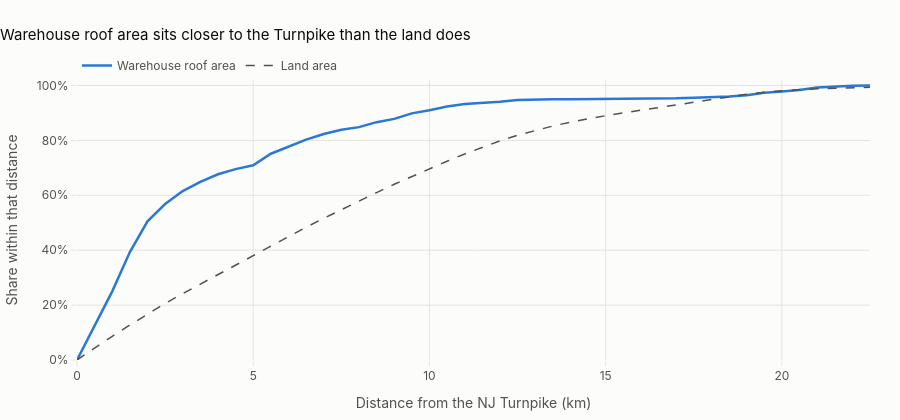

Notebook cell for this chart:
### Code cell
fig = go.Figure()
fig.add_scatter(x=d, y=roof_cum, name="Warehouse roof area", line=dict(color=BLUE, width=2.5))
fig.add_scatter(x=d, y=land_cum, name="Land area", line=dict(color=INK_2, width=1.5, dash="dash"))
fig.update_traces(hovertemplate="%{y:.0%}")
fig.update_xaxes(title="Distance from the NJ Turnpike (km)", range=[0, d.max()])
fig.update_yaxes(title="Share within that distance", tickformat=".0%", range=[0, 1.02])
fig.update_layout(title="Warehouse roof area sits closer to the Turnpike than the land does",
                  hovermode="x unified", height=420)
fig.show()

### Figure 1 — Plotly figure (JSON) as saved in the notebook; plotly's stock layout.template omitted (floating-point values rounded to 4 significant figures)
{"data": [{"hovertemplate": "%{y:.0%}", "line": {"color": "#2a78d6", "width": 2.5}, "name": "Warehouse roof area", "type": "scatter", "x": [0.0, 0.5, 1.0, 1.5, 2.0, 2.5, 3.0, 3.5, 4.0, 4.5, 5.0, 5.5, 6.0, 6.5, 7.0, 7.5, 8.0, 8.5, 9.0, 9.5, 10.0, 10.5, 11.0, 11.5, 12.0, 12.5, 13.0, 13.5, 14.0, 14.5, 15.0, 15.5, 16.0, 16.5, 17.0, 17.5, 18.0, 18.5, 19.0, 19.5, 20.0, 20.5, 21.0, 21.5, 22.0, 22.5], "y": [0.0, 0.1233, 0.2501, 0.393, 0.505, 0.5681, 0.6154, 0.6489, 0.6766, 0.6953, 0.7093, 0.7515, 0.778, 0.8029, 0.8233, 0.8388, 0.8484, 0.8664, 0.8783, 0.8985, 0.9098, 0.9237, 0.9324, 0.9356, 0.9408, 0.9469, 0.9496, 0.9499, 0.95, 0.9501, 0.9501, 0.9504, 0.9518, 0.953, 0.9532, 0.9557, 0.9569, 0.9598, 0.9641, 0.9734, 0.9784, 0.9836, 0.993, 0.9965, 0.9995, 1.0]}, {"hovertemplate": "%{y:.0%}", "line": {"color": "#52514e", "dash": "dash", "width": 1.5}, "name": "Land area", "type": "scatter", "x": [0.0, 0.5, 1.0, 1.5, 2.0, 2.5, 3.0, 3.5, 4.0, 4.5, 5.0, 5.5, 6.0, 6.5, 7.0, 7.5, 8.0, 8.5, 9.0, 9.5, 10.0, 10.5, 11.0, 11.5, 12.0, 12.5, 13.0, 13.5, 14.0, 14.5, 15.0, 15.5, 16.0, 16.5, 17.0, 17.5, 18.0, 18.5, 19.0, 19.5, 20.0, 20.5, 21.0, 21.5, 22.0, 22.5], "y": [0.0, 0.04368, 0.08632, 0.1274, 0.1673, 0.206, 0.242, 0.2767, 0.3116, 0.3468, 0.3819, 0.4163, 0.4502, 0.4836, 0.5161, 0.548, 0.5791, 0.6099, 0.64, 0.669, 0.697, 0.7242, 0.7505, 0.775, 0.798, 0.819, 0.8365, 0.8522, 0.8665, 0.8791, 0.8901, 0.9002, 0.91, 0.9201, 0.9304, 0.9412, 0.9509, 0.9597, 0.9679, 0.9753, 0.9811, 0.985, 0.9877, 0.9897, 0.9915, 0.9933]}], "layout": {"height": 420, "hovermode": "x unified", "title": {"text": "Warehouse roof area sits closer to the Turnpike than the land does"}, "xaxis": {"range": [0, 22.5], "title": {"text": "Distance from the NJ Turnpike (km)"}}, "yaxis": {"range": [0, 1.02], "tickformat": ".0%", "title": {"text": "Share within that distance"}}}}
